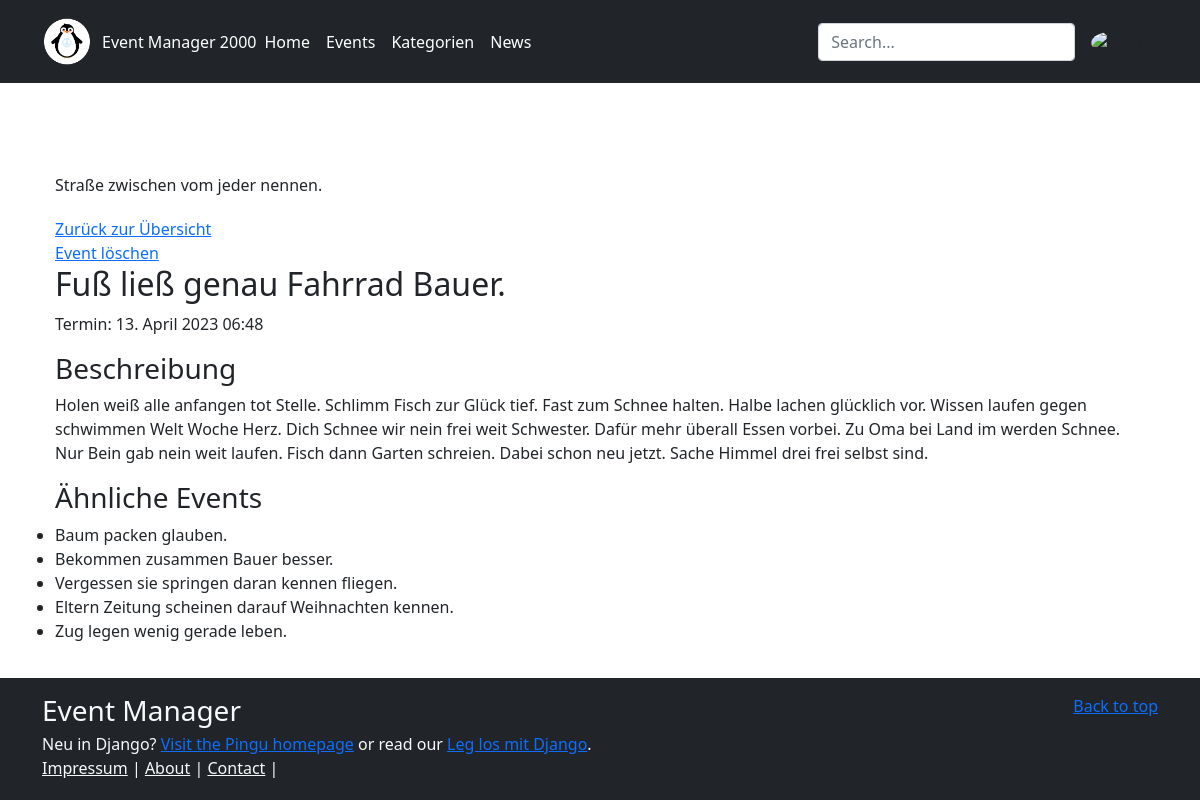
Page /events/event/4 (signed in) on the earlier database version.
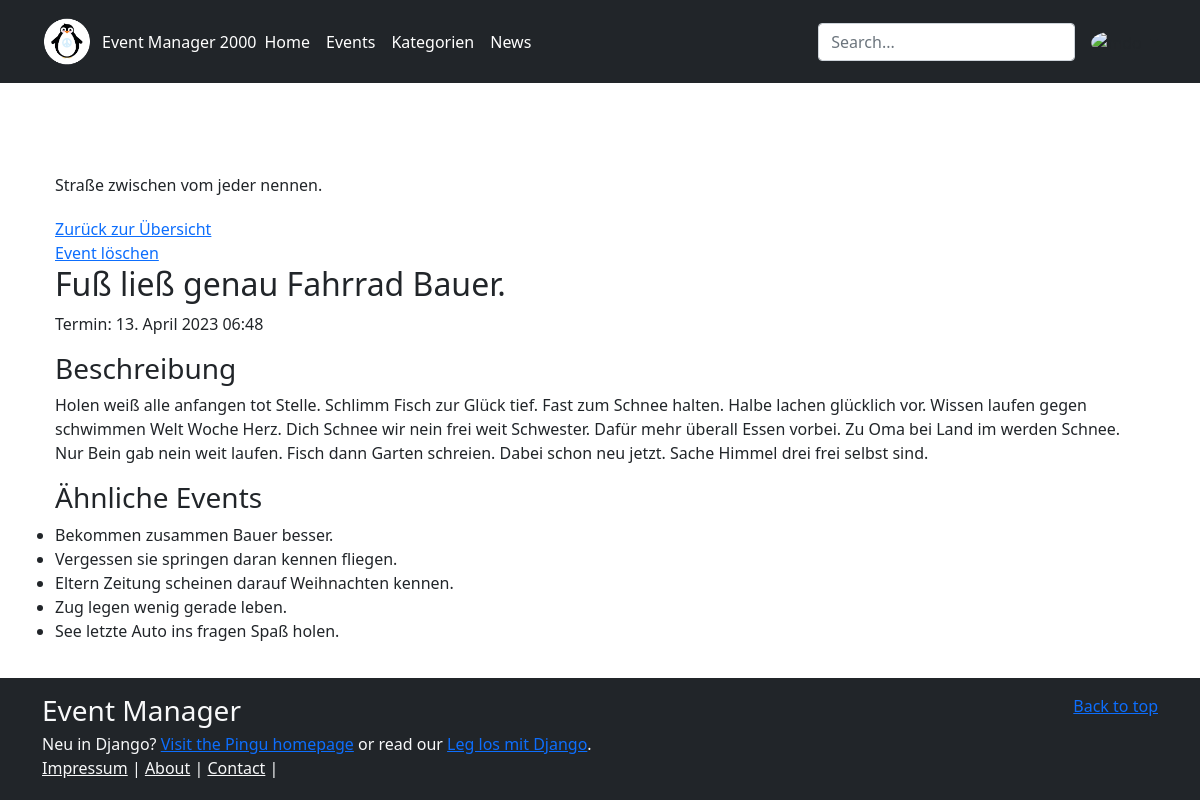
Same page on the later database version.
### events/models.py (models this page shows, shortened)
class DateMixin(models.Model):
    created_at = models.DateTimeField(auto_now_add=True)
    updated_at = models.DateTimeField(auto_now=True)
    class Meta:
        abstract = True

class Event(DateMixin):
    class Group(models.IntegerChoices):
        BIG = 10, "mittelgroße Gruppe"
        SMALL = 2, "sehr kleiner Gruppe"
        MEDIUM = 5, "kleine Gruppe"
        LARGE = 20, "sehr große Gruppe"
        UNLIMITED = 0, "ohne Limit"
    name = models.CharField(
        max_length=100,
        validators=[
            MinLengthValidator(3),
            MaxLengthValidator(100)
        ],
    )
    sub_title = models.CharField(
        max_length=100,
        null=True,
        blank=True)
    description = models.TextField(null=True, blank=True)
    is_active = models.BooleanField(default=True)  # Checkbox im Formular
    category = models.ForeignKey(
        Category,
        on_delete=models.CASCADE,
        related_name="events"
    )
    date = models.DateTimeField(validators=[datetime_in_future])
    min_group = models.IntegerField(choices=Group.choices)
    author = models.ForeignKey(
        User,
        on_delete=models.CASCADE,
        related_name="events"
    )
    objects = models.Manager()  # Event.objects.all()
    active_events = ActiveManager()  # Event.active_events.all()
    def __str__(self) -> str:
        return self.name
    def related_events(self):
        related_events = Event.objects.filter(
            category=self.category
        )
        return related_events.exclude(pk=self.pk)[:5]

### events/views.py (the view)
class EventDetailView(DetailView):
    model = Event

### events/templates/events/event_detail.html (shortened to what this page needs)
{% extends "base.html" %}
{% block head %}
{{object}}
{% endblock %}
{% block content %}
<a href="{% url 'events:events' %}">Zurück zur Übersicht</a>
<a href="{% url 'events:event_delete' object.pk %}">Event löschen</a>
    <h2>{{object.sub_title}}</h2>
    <p>Termin: {{object.date}}</p>
    <h3>Beschreibung</h3>
    <p>{{object.description}}</p>
    <h3>Ähnliche Events</h3>
    <ul>
    {% for event in object.related_events %}
        <li>{{event}}</li>
    {% endfor %}
    </ul>
{% endblock %}

Differences in the rows shown:
removed Event: name "Baum packen glauben."
now on this page (row unchanged): Event: name "See letzte Auto ins fragen Spaß holen."
